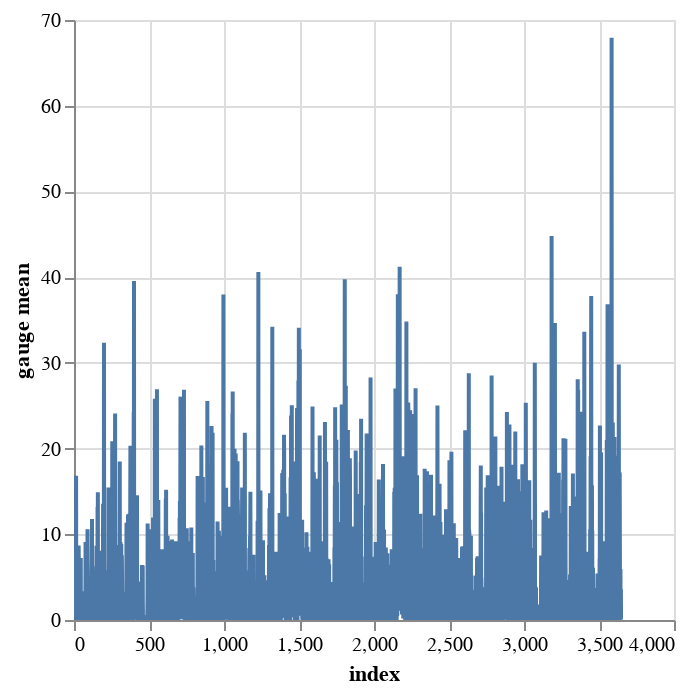

The cell this chart's notebook holds for it:
### Code cell
abermule_rain_gauge_data_2010s['gauge mean'].plot.line()

### Figure 1 — Vega-Lite specification as saved in the notebook (floating-point values rounded to 4 significant figures; data arrays with more than 128 entries replaced by an {"elided": "..."} marker saying what was removed)
{"config": {"view": {"continuousWidth": 300, "continuousHeight": 300}}, "data": {"name": "data-44c456c9b5667e1e84f588eb6c765fd9"}, "mark": {"type": "line", "tooltip": true}, "encoding": {"x": {"field": "index", "type": "quantitative"}, "y": {"field": "gauge mean", "type": "quantitative"}}, "params": [{"name": "param_3", "select": {"type": "interval", "encodings": ["x", "y"]}, "bind": "scales"}], "$schema": "https://vega.github.io/schema/vega-lite/v5.20.1.json", "datasets": {"data-44c456c9b5667e1e84f588eb6c765fd9": {"elided": "3652 records"}}}
